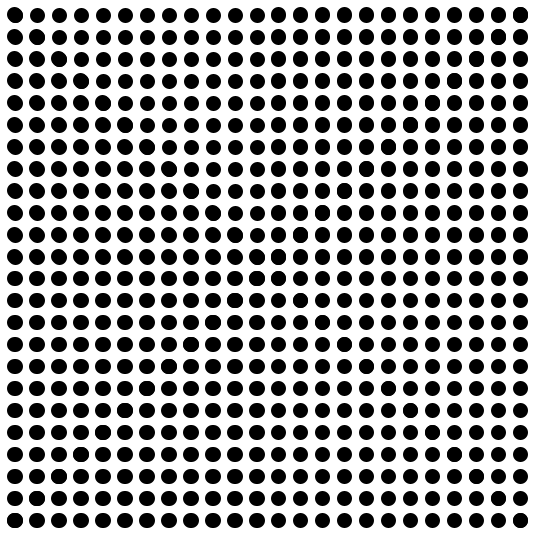
Frame 1 (no input)
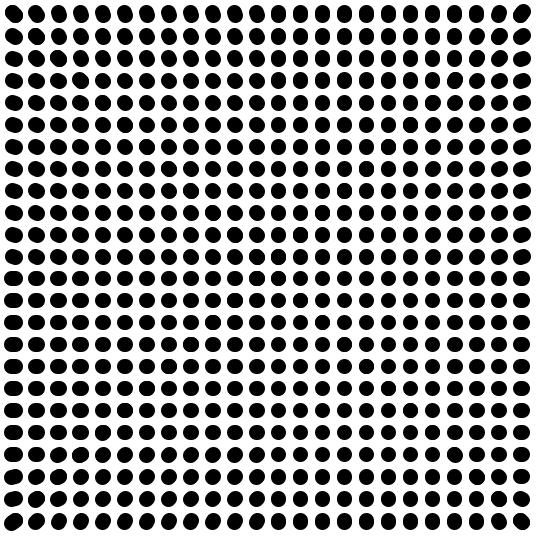
Frame 60 (the mouse pressed at the canvas centre just before this capture)
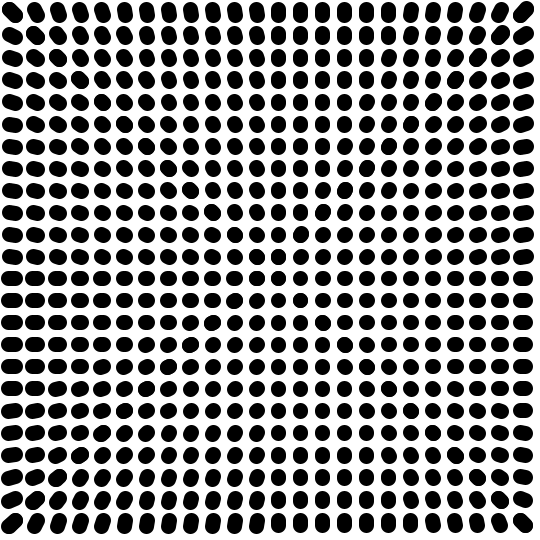
Frame 120 (the mouse held since frame 60 and released just before this capture)

The Processing sketch that drew these frames (run headless with seeded random() and noise(); from frame 60 on, the mouse is pressed at the canvas centre):

// Processing sketch: three
// ── three.pde
float a = 0, b = 0.2, v[], v2[], v3[], v4[];
int x = 10, y = 10, c = 12, k = 0;

void setup(){
 size(540,540);
 strokeWeight(15);
 v = new float[12];
 v2 = new float[12];
 v3 = new float[12];
 v4 = new float[12];
 for(int i=0; i<12; i++) {v[i] = a; v3[i] = a; v2[i] = b; v4[i] = b;}
 frameRate(60);
}

void draw(){
  background(255);
  c = 12;
  x = 15;
  k = x;
  float o = 1.0;
  for(int j=0; j<12; j++){
    x = k;
    y = 15;
    k = k +22;
    o = 1.0;
    for(int i=0; i<c; i++){
      switch(j){
         case 0:  {line(x,y,x-v[j]/(i+o+j),y-v[j]/(i+o)); break;}
         case 1:  {line(x,y,x-v[j]/(i+o+j),y-v[j]/(i+o)); break;}
         case 2:  {line(x,y,x-v[j]/(i+o+j),y-v[j]/(i+o)); break;}
         case 3:  {line(x,y,x-v[j]/(i+o+j),y-v[j]/(i+o)); break;}
         case 4:  {line(x,y,x-v[j]/(i+o+j),y-v[j]/(i+o)); break;}
         case 5:  {line(x,y,x-v[j]/(i+o+j),y-v[j]/(i+o)); break;}
         case 6:  {line(x,y,x-v[j]/(i+o+j),y-v[j]/(i+o)); break;}
         case 7:  {line(x,y,x-v[j]/(i+o+j),y-v[j]/(i+o)); break;}
         case 8:  {line(x,y,x-v[j]/(i+o+j),y-v[j]/(i+o)); break;}
         case 9:  {line(x,y,x-v[j]/(i+o+j),y-v[j]/(i+o)); break;}
         case 10: {line(x,y,x-v[j]/(i+o+j),y-v[j]/(i+o)); break;}
         case 11: {line(x,y,x-v[j]/(i+o+j),y-v[j]/(i+o)); break;}
      }
      x+=22;
      y+=22;
      o-=0.5;
    }
    v[j] += v2[j];
    if(v[j] >= 11 || v[j] <= -11) v2[j] = - v2[j];
    c--;
  }
  
  c = 12;
  k = 15;
  for(int j=0; j<12; j++){
    x = 15;
    y = k;
    k = k + 22;
    o = 1.0;
    for(int i=0; i<c; i++){
      switch(j){
         case 0:  {line(x,y,x-v[j]/(i+o),y-v[j]/(i+o+j)); break;}
         case 1:  {line(x,y,x-v[j]/(i+o),y-v[j]/(i+o+j)); break;}
         case 2:  {line(x,y,x-v[j]/(i+o),y-v[j]/(i+o+j)); break;}
         case 3:  {line(x,y,x-v[j]/(i+o),y-v[j]/(i+o+j)); break;}
         case 4:  {line(x,y,x-v[j]/(i+o),y-v[j]/(i+o+j)); break;}
         case 5:  {line(x,y,x-v[j]/(i+o),y-v[j]/(i+o+j)); break;}
         case 6:  {line(x,y,x-v[j]/(i+o),y-v[j]/(i+o+j)); break;}
         case 7:  {line(x,y,x-v[j]/(i+o),y-v[j]/(i+o+j)); break;}
         case 8:  {line(x,y,x-v[j]/(i+o),y-v[j]/(i+o+j)); break;}
         case 9:  {line(x,y,x-v[j]/(i+o),y-v[j]/(i+o+j)); break;}
         case 10: {line(x,y,x-v[j]/(i+o),y-v[j]/(i+o+j)); break;}
         case 11: {line(x,y,x-v[j]/(i+o),y-v[j]/(i+o+j)); break;}
      }
      x+=22;
      y+=22;
      o-=0.5;
    }
    v[j] += v2[j];
    if(v[j] >= 11 || v[j] <= -11) v2[j] = - v2[j];
    c--;
  }
  
  c = 12;
  k = 520;
  for(int j=0; j<12; j++){
    x = k;
    y = 15;
    k = k - 22;
    o = 1.0;
    for(int i=0; i<c; i++){
      switch(j){
         case 0:  {line(x,y,x+v[j]/(i+o+j),y-v[j]/(i+o)); break;}
         case 1:  {line(x,y,x+v[j]/(i+o+j),y-v[j]/(i+o)); break;}
         case 2:  {line(x,y,x+v[j]/(i+o+j),y-v[j]/(i+o)); break;}
         case 3:  {line(x,y,x+v[j]/(i+o+j),y-v[j]/(i+o)); break;}
         case 4:  {line(x,y,x+v[j]/(i+o+j),y-v[j]/(i+o)); break;}
         case 5:  {line(x,y,x+v[j]/(i+o+j),y-v[j]/(i+o)); break;}
         case 6:  {line(x,y,x+v[j]/(i+o+j),y-v[j]/(i+o)); break;}
         case 7:  {line(x,y,x+v[j]/(i+o+j),y-v[j]/(i+o)); break;}
         case 8:  {line(x,y,x+v[j]/(i+o+j),y-v[j]/(i+o)); break;}
         case 9:  {line(x,y,x+v[j]/(i+o+j),y-v[j]/(i+o)); break;}
         case 10: {line(x,y,x+v[j]/(i+o+j),y-v[j]/(i+o)); break;}
         case 11: {line(x,y,x+v[j]/(i+o+j),y-v[j]/(i+o)); break;}
      }
      x-=22;
      y+=22;
      o-=0.5;
    }
    v[j] += v2[j];
    if(v[j] >= 11 || v[j] <= -11) v2[j] = - v2[j];
    c--;
  }
  
  c = 12;
  k = 15;
  for(int j=0; j<12; j++){
    x = 520;
    y = k;
    k = k + 22;
    o = 1.0;
    for(int i=0; i<c; i++){
      switch(j){
         case 0:  {line(x,y,x+v[j]/(i+o),y-v[j]/(i+o+j)); break;}
         case 1:  {line(x,y,x+v[j]/(i+o),y-v[j]/(i+o+j)); break;}
         case 2:  {line(x,y,x+v[j]/(i+o),y-v[j]/(i+o+j)); break;}
         case 3:  {line(x,y,x+v[j]/(i+o),y-v[j]/(i+o+j)); break;}
         case 4:  {line(x,y,x+v[j]/(i+o),y-v[j]/(i+o+j)); break;}
         case 5:  {line(x,y,x+v[j]/(i+o),y-v[j]/(i+o+j)); break;}
         case 6:  {line(x,y,x+v[j]/(i+o),y-v[j]/(i+o+j)); break;}
         case 7:  {line(x,y,x+v[j]/(i+o),y-v[j]/(i+o+j)); break;}
         case 8:  {line(x,y,x+v[j]/(i+o),y-v[j]/(i+o+j)); break;}
         case 9:  {line(x,y,x+v[j]/(i+o),y-v[j]/(i+o+j)); break;}
         case 10: {line(x,y,x+v[j]/(i+o),y-v[j]/(i+o+j)); break;}
         case 11: {line(x,y,x+v[j]/(i+o),y-v[j]/(i+o+j)); break;}
      }
      x-=22;
      y+=22;
      o-=0.5;
    }
    v[j] += v2[j];
    if(v[j] >= 11 || v[j] <= -11) v2[j] = - v2[j];
    c--;
  }
  
  c = 12;
  k = 520;
  for(int j=0; j<12; j++){
    x = k;
    y = 520;
    k = k - 22;
    o = 1.0;
    for(int i=0; i<c; i++){
      switch(j){
         case 0:  {line(x,y,x+v3[j]/(i+o+j),y+v3[j]/(i+o)); break;}
         case 1:  {line(x,y,x+v3[j]/(i+o+j),y+v3[j]/(i+o)); break;}
         case 2:  {line(x,y,x+v3[j]/(i+o+j),y+v3[j]/(i+o)); break;}
         case 3:  {line(x,y,x+v3[j]/(i+o+j),y+v3[j]/(i+o)); break;}
         case 4:  {line(x,y,x+v3[j]/(i+o+j),y+v3[j]/(i+o)); break;}
         case 5:  {line(x,y,x+v3[j]/(i+o+j),y+v3[j]/(i+o)); break;}
         case 6:  {line(x,y,x+v3[j]/(i+o+j),y+v3[j]/(i+o)); break;}
         case 7:  {line(x,y,x+v3[j]/(i+o+j),y+v3[j]/(i+o)); break;}
         case 8:  {line(x,y,x+v3[j]/(i+o+j),y+v3[j]/(i+o)); break;}
         case 9:  {line(x,y,x+v3[j]/(i+o+j),y+v3[j]/(i+o)); break;}
         case 10: {line(x,y,x+v3[j]/(i+o+j),y+v3[j]/(i+o)); break;}
         case 11: {line(x,y,x+v3[j]/(i+o+j),y+v3[j]/(i+o)); break;}
      }
      x-=22;
      y-=22;
      o-=0.5;
    }
    v3[j] += v4[j];
    if(v3[j] >= 11 || v3[j] <= -11) v4[j] = - v4[j];
    c--;
  }
  
  c = 12;
  k = 520;
  for(int j=0; j<12; j++){
    x = 520;
    y = k;
    k = k - 22;
    o = 1.0;
    for(int i=0; i<c; i++){
      switch(j){
         case 0:  {line(x,y,x+v3[j]/(i+o),y+v3[j]/(i+o+j)); break;}
         case 1:  {line(x,y,x+v3[j]/(i+o),y+v3[j]/(i+o+j)); break;}
         case 2:  {line(x,y,x+v3[j]/(i+o),y+v3[j]/(i+o+j)); break;}
         case 3:  {line(x,y,x+v3[j]/(i+o),y+v3[j]/(i+o+j)); break;}
         case 4:  {line(x,y,x+v3[j]/(i+o),y+v3[j]/(i+o+j)); break;}
         case 5:  {line(x,y,x+v3[j]/(i+o),y+v3[j]/(i+o+j)); break;}
         case 6:  {line(x,y,x+v3[j]/(i+o),y+v3[j]/(i+o+j)); break;}
         case 7:  {line(x,y,x+v3[j]/(i+o),y+v3[j]/(i+o+j)); break;}
         case 8:  {line(x,y,x+v3[j]/(i+o),y+v3[j]/(i+o+j)); break;}
         case 9:  {line(x,y,x+v3[j]/(i+o),y+v3[j]/(i+o+j)); break;}
         case 10: {line(x,y,x+v3[j]/(i+o),y+v3[j]/(i+o+j)); break;}
         case 11: {line(x,y,x+v3[j]/(i+o),y+v3[j]/(i+o+j)); break;}
      }
      x-=22;
      y-=22;
      o-=0.5;
    }
    v3[j] += v4[j];
    if(v3[j] >= 11 || v3[j] <= -11) v4[j] = - v4[j];
    c--;
  }
  
  c = 12;
  k = 15;
  o = 1.0;
  for(int j=0; j<12; j++){
    x = k;
    y = 520;
    k = k +22;
    o = 1.0;
    for(int i=0; i<c; i++){
      switch(j){
         case 0:  {line(x,y,x-v3[j]/(i+o+j),y+v3[j]/(i+o)); break;}
         case 1:  {line(x,y,x-v3[j]/(i+o+j),y+v3[j]/(i+o)); break;}
         case 2:  {line(x,y,x-v3[j]/(i+o+j),y+v3[j]/(i+o)); break;}
         case 3:  {line(x,y,x-v3[j]/(i+o+j),y+v3[j]/(i+o)); break;}
         case 4:  {line(x,y,x-v3[j]/(i+o+j),y+v3[j]/(i+o)); break;}
         case 5:  {line(x,y,x-v3[j]/(i+o+j),y+v3[j]/(i+o)); break;}
         case 6:  {line(x,y,x-v3[j]/(i+o+j),y+v3[j]/(i+o)); break;}
         case 7:  {line(x,y,x-v3[j]/(i+o+j),y+v3[j]/(i+o)); break;}
         case 8:  {line(x,y,x-v3[j]/(i+o+j),y+v3[j]/(i+o)); break;}
         case 9:  {line(x,y,x-v3[j]/(i+o+j),y+v3[j]/(i+o)); break;}
         case 10: {line(x,y,x-v3[j]/(i+o+j),y+v3[j]/(i+o)); break;}
         case 11: {line(x,y,x-v3[j]/(i+o+j),y+v3[j]/(i+o)); break;}
      }
      x+=22;
      y-=22;
      o-=0.5;
    }
    v3[j] += v4[j];
    if(v3[j] >= 11 || v3[j] <= -11) v4[j] = - v4[j];
    c--;
  }
  
  c = 12;
  k = 520;
  o = 1.0;
  for(int j=0; j<12; j++){
    x = 15;
    y = k;
    k = k - 22;
    o = 1.0;
    for(int i=0; i<c; i++){
      switch(j){
         case 0:  {line(x,y,x-v3[j]/(i+o),y+v3[j]/(i+o+j)); break;}
         case 1:  {line(x,y,x-v3[j]/(i+o),y+v3[j]/(i+o+j)); break;}
         case 2:  {line(x,y,x-v3[j]/(i+o),y+v3[j]/(i+o+j)); break;}
         case 3:  {line(x,y,x-v3[j]/(i+o),y+v3[j]/(i+o+j)); break;}
         case 4:  {line(x,y,x-v3[j]/(i+o),y+v3[j]/(i+o+j)); break;}
         case 5:  {line(x,y,x-v3[j]/(i+o),y+v3[j]/(i+o+j)); break;}
         case 6:  {line(x,y,x-v3[j]/(i+o),y+v3[j]/(i+o+j)); break;}
         case 7:  {line(x,y,x-v3[j]/(i+o),y+v3[j]/(i+o+j)); break;}
         case 8:  {line(x,y,x-v3[j]/(i+o),y+v3[j]/(i+o+j)); break;}
         case 9:  {line(x,y,x-v3[j]/(i+o),y+v3[j]/(i+o+j)); break;}
         case 10: {line(x,y,x-v3[j]/(i+o),y+v3[j]/(i+o+j)); break;}
         case 11: {line(x,y,x-v3[j]/(i+o),y+v3[j]/(i+o+j)); break;}
      }
      x+=22;
      y-=22;
      o-=0.5;
    }
    v3[j] += v4[j];
    if(v3[j] >= 11 || v3[j] <= -11) v4[j] = - v4[j];
    c--;
  }
}
